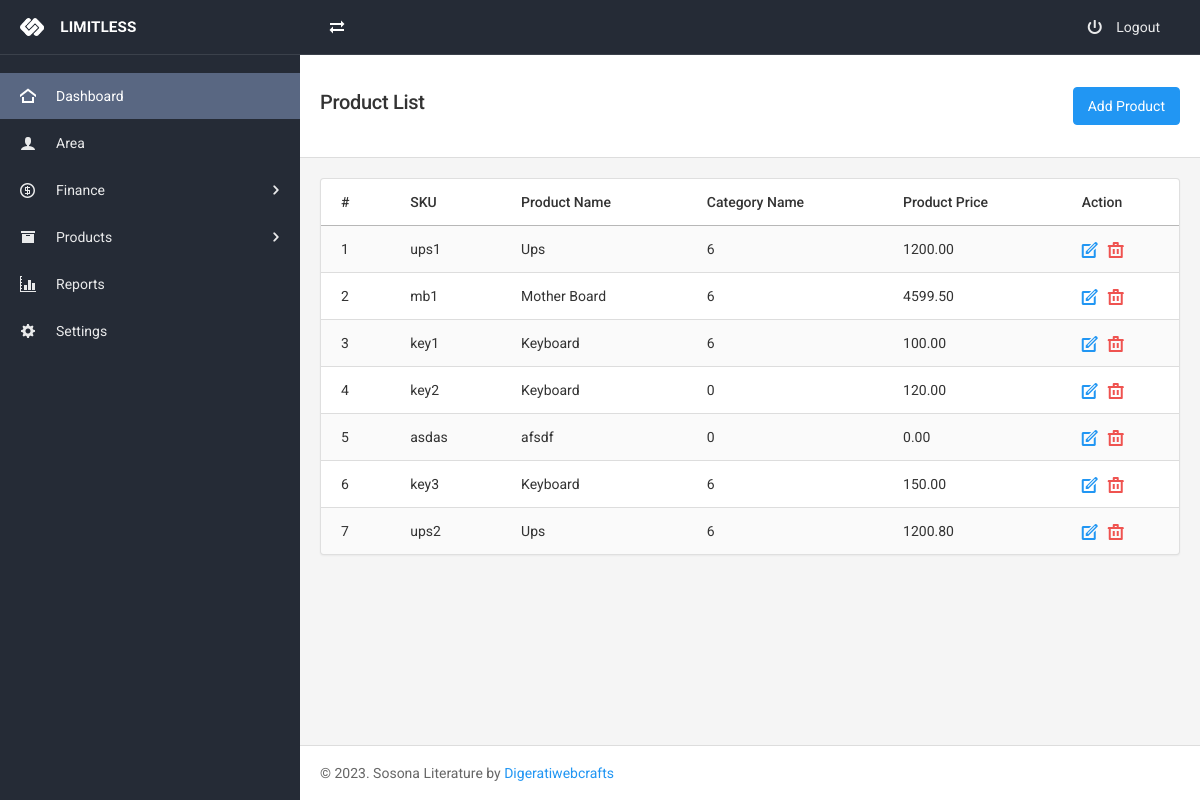
The page /product.php (signed in) on the database its author committed.
### tables this page shows
CREATE TABLE `product` (
  `id` int(11) NOT NULL,
  `sku` varchar(255) NOT NULL,
  `product_title` varchar(255) NOT NULL,
  `category_id` int(11) NOT NULL,
  `product_price` float(9,2) NOT NULL
);

### product.php (the view, shortened to what this page needs)
<?php
include "includes/header.php";
?>
<?php
include "includes/top-navbar.php";
 ?>
<div class="page-content">
    <?php
    include "includes/left-sidebar.php";
     ?>
    <div class="content-wrapper">
        <div class="content-inner">
            <div class="page-header page-header-light">
                <div class="page-header-content header-elements-lg-inline">
                    <div class="page-title d-flex w-100">
                        <h4 class="mr-auto"><span class="font-weight-semibold">Product List</span></h4>
                        <a href="product-add-edit.php" class="btn btn-primary">Add Product</a>
                    </div>
                </div>
            </div>
            <div class="content">
            <div class="card">
              <div class="table-responsive">
                <table class="table table-striped">
                  <thead>
                    <tr>
                      <th>#</th>
                      <th>SKU</th>
                      <th>Product Name</th>
                      <th>Category Name</th>
                      <th>Product Price</th>
                      <th>Action</th>
                    </tr>
                  </thead>
                  <tbody>
                    <?php
                      $sel="SELECT * FROM product";
                      $counter = 0;
                      $rs=$conn->query($sel);
                      while($row=$rs->fetch_assoc()){
                    ?>
                    <tr>
                      <td><?php echo ++$counter; ?></td>
                      <td><?php echo $row['sku'];?></td>
                      <td><?php echo $row['product_title'];?></td>
                      <td><?php echo $row['category_id'];?></td>
                      <td><?php echo $row['product_price'];?></td>
                      <td>
                        <div class="list-icons">
                          <a href="product-add-edit.php?id=<?php echo $row['id'];?>" class="list-icons-item text-primary"><i class="icon-pencil7"></i></a>
                          <a href="#" data-toggle="modal" data-target="#confirmDeletet" class="list-icons-item text-danger"><i class="icon-trash"></i></a>
                        </div>
                      </td>
                    </tr>
                    <?php
                    }
                    ?>
                  </tbody>
                </table>
              </div>
            </div>
            </div>
<?php include "includes/footer.php"; ?>

### includes/header.php (shortened to what this page needs)
<!DOCTYPE html>
<html lang="en">
<head>
	<link href="assets/css/icons/icomoon/styles.min.css" rel="stylesheet" type="text/css">
	<link href="assets/css/all.min.css" rel="stylesheet" type="text/css">
</head>
<body>

### includes/top-navbar.php (shortened to what this page needs)
<div class="navbar navbar-expand-lg navbar-dark navbar-static">
	<div class="navbar-brand ml-2 ml-lg-0">
		<a href="index.php" class="d-inline-block">
			<img src="assets/images/logo_light.png" alt="">
		</a>
	</div>
	<div class="ml-3 align-self-center">
		<button type="button" class="btn btn-outline-light-100 text-white border-transparent btn-icon rounded-pill btn-sm sidebar-control sidebar-main-resize d-none d-lg-inline-flex">
			<i class="icon-transmission"></i>
		</button>
	</div>
	<div class="d-flex justify-content-end align-items-center ml-auto">
		<ul class="navbar-nav flex-row">
			<li class="nav-item">
				<a href="logout.php" class="navbar-nav-link">
					<i class="icon-switch2"></i>
					<span class="d-none d-lg-inline-block ml-2">Logout</span>
				</a>
			</li>
		</ul>
	</div>
</div>

### includes/left-sidebar.php (shortened to what this page needs)
<div class="sidebar sidebar-dark sidebar-main sidebar-expand-lg">
	<div class="sidebar-content">
		<div class="sidebar-section">
			<ul class="nav nav-sidebar" data-nav-type="accordion">
				<li class="nav-item">
					<a href="index.php" class="nav-link active">
						<i class="icon-home4"></i>
						<span>
							Dashboard
						</span>
					</a>
				</li>
				<li class="nav-item">
					<a href="customer.php" class="nav-link">
						<i class="icon-user"></i>
						<span>Area</span>
					</a>
				</li>
				<li class="nav-item nav-item-submenu">
					<a href="#" class="nav-link"><i class="icon-coin-dollar"></i> <span>Finance</span></a>
				</li>
				<li class="nav-item nav-item-submenu">
					<a href="#" class="nav-link"><i class="icon-box"></i> <span>Products</span></a>
				</li>
				<li class="nav-item">
					<a href="#" class="nav-link">
						<i class="icon-graph"></i>
						<span>Reports</span>
					</a>
				</li>
				<li class="nav-item">
					<a href="#" class="nav-link">
						<i class="icon-gear"></i>
						<span>Settings</span>
					</a>
				</li>
			</ul>
		</div>
	</div>
</div>

### includes/footer.php
<div class="navbar navbar-light border-bottom-0 border-top">
	<div id="navbar-footer">
		<span class="navbar-text">
			&copy; 2023. Sosona Literature by <a href="https://digeratiwebcrafts.com/" target="_blank">Digeratiwebcrafts</a>
		</span>
	</div>
</div>
</div>
</div>
</div>
</body>
</html>

### rows shown on the page
product: sku "ups1", product_title "Ups", category "6", product_price "1200.00"
product: sku "mb1", product_title "Mother Board", category "6", product_price "4599.50"
product: sku "key1", product_title "Keyboard", category "6", product_price "100.00"
product: sku "key2", product_title "Keyboard", category "0", product_price "120.00"
product: sku "asdas", product_title "afsdf", category "0", product_price "0.00"
product: sku "key3", product_title "Keyboard", category "6", product_price "150.00"
product: sku "ups2", product_title "Ups", category "6", product_price "1200.80"
